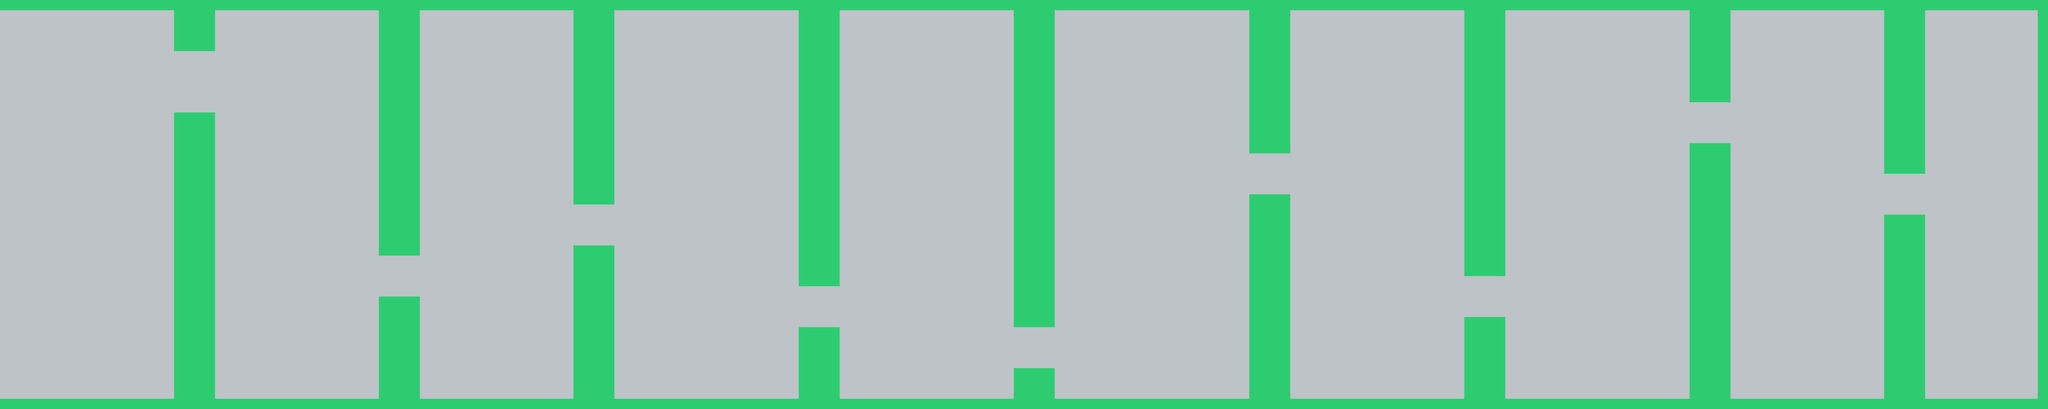

The image is a tile-based game level rendered from a .tmx file. Its description and source (layers, tilesets, objects; grid data summarised) follow:
An orthogonal 200x40 tile map with 32x32 px tiles, 3 tile layers (background, obstacles, end).

<map version="1.0" orientation="orthogonal" width="200" height="40" tilewidth="32" tileheight="32">
 <tileset firstgid="1" name="flatColors" tilewidth="32" tileheight="32">
  <image source="../tilesetflat.png" width="500" height="100" />
 </tileset>
 <layer name="background" width="200" height="40">
  <data>[8000 cells, 8000 non-empty, 1 distinct tile ids]</data>
 </layer>
 <layer name="obstacles" width="200" height="40">
  <data>[8000 cells, 1616 non-empty, 1 distinct tile ids]</data>
 </layer>
 <layer name="end" width="200" height="40">
  <data>[8000 cells, 39 non-empty, 1 distinct tile ids]</data>
 </layer>
</map>